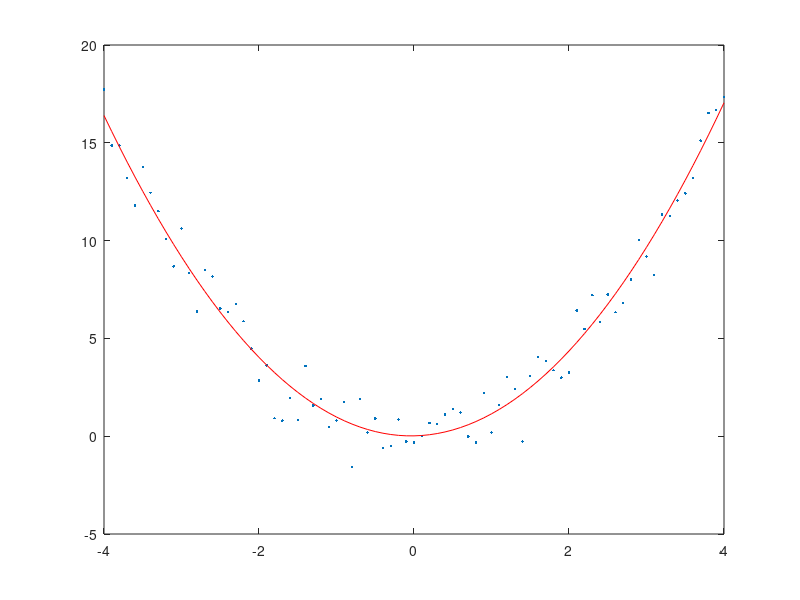

This figure's MATLAB source:
x = -4:0.1:4;
y = x.^2;

y = y + randn(size(y));
plot(x,y,'.');

p = polyfit(x,y,2);

hold on;

plot(x,polyval(p,x),'r')